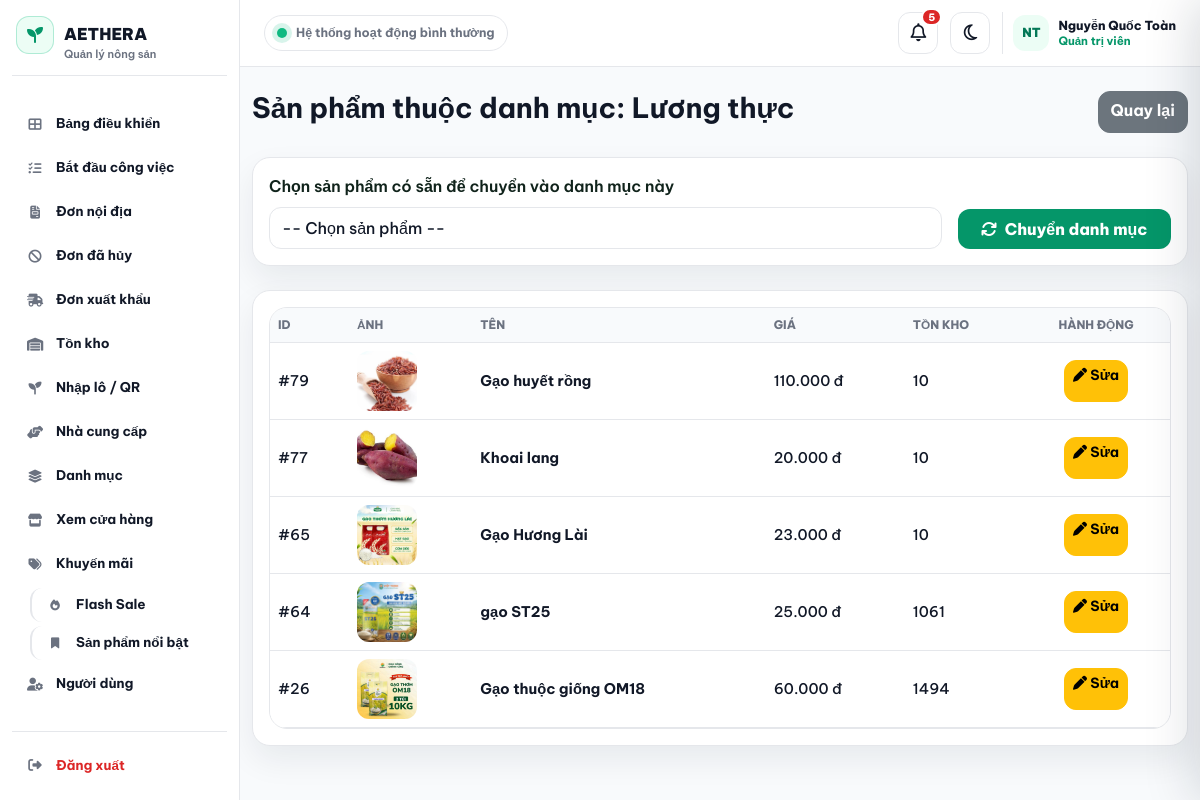
Screenshot of /admin/category_products/4 (signed in) with the database file from the repository.
### tables this page shows
CREATE TABLE `category` (
  `id` int NOT NULL AUTO_INCREMENT,
  `name` varchar(100) DEFAULT NULL,
  `description` text,
  PRIMARY KEY (`id`)
);

CREATE TABLE `product` (
  `id` int NOT NULL AUTO_INCREMENT,
  `name` varchar(100) DEFAULT NULL,
  `price` bigint DEFAULT NULL,
  `category_id` int DEFAULT NULL,
  `stock` int DEFAULT '0',
  `image` varchar(255) DEFAULT NULL,
  `description` text,
  `origin` varchar(255) DEFAULT NULL COMMENT 'Nguồn gốc',
  `supplier` varchar(150) DEFAULT NULL COMMENT 'Nhà cung cấp',
  `standard` varchar(100) DEFAULT NULL COMMENT 'Tiêu chuẩn (VietGAP...)',
  `harvest_date` date DEFAULT NULL COMMENT 'Ngày thu hoạch',
  `expiry_days` int DEFAULT '10' COMMENT 'Hạn sử dụng (số ngày)',
  `warehouse_address` text COMMENT 'Địa chỉ kho',
  `is_flash_sale` tinyint DEFAULT '0',
  `flash_discount` int DEFAULT '0',
  `is_featured` tinyint DEFAULT '0',
  PRIMARY KEY (`id`),
  KEY `category_id` (`category_id`),
  CONSTRAINT `product_ibfk_1` FOREIGN KEY (`category_id`) REFERENCES `category` (`id`)
);

### app/config/database.php (called while the page is built, shortened)
<?php
class Database {
    private $host = "localhost";
    private $db_name = "my_store";
    private $username = "root";
    private $password = "";
    public function getConnection(){
        $this->conn = null;
        try {
            $this->conn = new PDO(
                "mysql:host={$this->host};dbname={$this->db_name};charset=utf8mb4",
                $this->username,
                $this->password,
                [
                    PDO::MYSQL_ATTR_INIT_COMMAND => "SET NAMES utf8mb4 COLLATE utf8mb4_unicode_ci",
                ]
            );
            $this->conn->setAttribute(PDO::ATTR_ERRMODE, PDO::ERRMODE_EXCEPTION);
        } catch(PDOException $e){
            echo "Kết nối DB thất bại: " . $e->getMessage();
            exit;
        }
        return $this->conn;
    }
}
?>

### app/models/CategoryModel.php (called while the page is built, shortened)
<?php
class CategoryModel
{
    private $conn;
    public function __construct($db)
    {
        $this->conn = $db;
    }
    public function getCategoryById($id)
    {
        try {
           $query = "SELECT id, name, description FROM category WHERE id = :id LIMIT 1";
            $stmt = $this->conn->prepare($query);
            $stmt->execute(['id' => $id]);
            return $stmt->fetch(PDO::FETCH_OBJ);
        } catch (PDOException $e) {
            error_log("Lỗi getCategoryById: " . $e->getMessage());
            return null;
        }
    }
}
?>

### app/models/ProductModel.php (called while the page is built, shortened)
<?php
class ProductModel
{
    private $conn;
    private $table_name = "product";
    public function __construct($db)
    {
        $this->conn = $db;
        $this->ensureSupplyColumns();
    }
    private function ensureSupplyColumns(): void
    {
        $this->addColumnIfMissing('origin', "VARCHAR(255) DEFAULT NULL");
    }
    private function addColumnIfMissing(string $column, string $definition): void
    {
        try {
            $stmt = $this->conn->prepare("
                SELECT COUNT(*)
                FROM information_schema.COLUMNS
                WHERE TABLE_SCHEMA = DATABASE()
                  AND TABLE_NAME = ?
                  AND COLUMN_NAME = ?
            ");
            $stmt->execute([$this->table_name, $column]);
        } catch (Throwable $e) {
            error_log("Cannot add product marketing column {$column}: " . $e->getMessage());
        }
    }
    public function getProductsByCategory($categoryId)
    {
        try {
            $query = "
                SELECT p.*, c.name AS category_name
                FROM product p
                LEFT JOIN category c ON p.category_id = c.id
                WHERE p.category_id = :category_id
                ORDER BY p.id DESC
            ";
            $stmt = $this->conn->prepare($query);
            $stmt->execute([
                ':category_id' => $categoryId
            ]);
            return $stmt->fetchAll(PDO::FETCH_OBJ);
        } catch (PDOException $e) {
            error_log($e->getMessage());
            return [];
        }
    }
}

### app/views/admin/category_products.php (the view, shortened to what this page needs)
<?php
$productOptions = $productOptions ?? [];
?>
<div class="container py-4">
    <div class="d-flex justify-content-between align-items-center mb-4">
        <div>
            <h3 class="fw-bold">
                Sản phẩm thuộc danh mục:
                <?= htmlspecialchars($category->name) ?>
            </h3>
        </div>
        <a href="/webbanhang/admin/categories"
           class="btn btn-secondary">
            Quay lại
        </a>
    </div>
    <div class="card shadow-sm border-0 rounded-4 mb-4">
        <div class="card-body">
            <form method="POST" action="/webbanhang/admin/moveProductToCategory" class="row g-3 align-items-end">
                <div class="col-md-9">
                    <label class="form-label fw-bold">Chọn sản phẩm có sẵn để chuyển vào danh mục này</label>
                    <select name="product_id" class="form-select" required>
                        <option value="">-- Chọn sản phẩm --</option>
                    </select>
                </div>
                <div class="col-md-3">
                    <button class="btn btn-success w-100" type="submit" <?= empty($productOptions) ? 'disabled' : '' ?>>
                        <i class="fas fa-arrows-rotate me-1"></i>
                        Chuyển danh mục
                    </button>
                </div>
            </form>
        </div>
    </div>
    <div class="card shadow-sm border-0 rounded-4">
        <div class="card-body">
            <div class="table-responsive">
                <table class="table align-middle">
                    <thead>
                        <tr>
                            <th>ID</th>
                            <th>Ảnh</th>
                            <th>Tên</th>
                            <th>Giá</th>
                            <th>Tồn kho</th>
                            <th class="text-center">Hành động</th>
                        </tr>
                    </thead>
                    <tbody>
                        <?php if (!empty($products)): ?>
                            <?php foreach ($products as $product): ?>
                                <tr>
                                    <td>
                                        #<?= $product->id ?>
                                    </td>
                                    <td>
                                        <img src="/webbanhang/public/uploads/<?= htmlspecialchars($product->image) ?>"
                                             width="60"
                                             height="60"
                                             style="object-fit:cover;border-radius:12px;">
                                    </td>
                                    <td class="fw-bold">
                                        <?= htmlspecialchars($product->name) ?>
                                    </td>
                                    <td>
                                        <?= number_format($product->price, 0, ',', '.') ?> đ
                                    </td>
                                    <td>
                                        <?= (int)$product->stock ?>
                                    </td>
                                    <td class="text-center">
                                        <a href="/webbanhang/admin/edit/<?= $product->id ?>"
                                           class="btn btn-warning btn-sm">
                                            <i class="fas fa-pen"></i>
                                            Sửa
                                        </a>
                                    </td>
                                </tr>
                            <?php endforeach; ?>
                        <?php endif; ?>
                    </tbody>
                </table>
            </div>
        </div>
    </div>
</div>

### app/views/shares/header.php (style rules this page uses)
:root { --aethera-green: #00a86b; --aethera-green-dark: #007956; --aethera-soft: #e9fbf2; --aethera-bg: #f7f9fb; --aethera-border: #e5e7eb; --aethera-text: #111827; --aethera-muted: #64748b; --admin-sidebar-width: 260px; }
* { letter-spacing: 0; }
body { margin: 0; background: var(--aethera-bg); color: var(--aethera-text); font-family: 'Be Vietnam Pro', Arial, sans-serif; }
body.admin-shell-page { background: #fff !important; color: var(--aethera-text); }
.admin-shared-main > .container, .admin-shared-main > .container-fluid { max-width: 1120px; margin-left: auto; margin-right: auto; }

### rows the page displays
category: name "Lương thực"
product: id "79", image (picture), name "Gạo huyết rồng", price "110.000", stock "10"
product: id "77", image (picture), name "Khoai lang", price "20.000", stock "10"
product: id "65", image (picture), name "Gạo Hương Lài", price "23.000", stock "10"
product: id "64", image (picture), name "gạo ST25", price "25.000", stock "1061"
product: id "26", image (picture), name "Gạo thuộc giống OM18", price "60.000", stock "1494"

### other values shown
$item['label'] "Bảng điều khiển"
$item['label'] "Bắt đầu công việc"
$item['label'] "Đơn nội địa"
$item['label'] "Đơn đã hủy"
$item['label'] "Đơn xuất khẩu"
$item['label'] "Tồn kho"
$item['label'] "Nhập lô / QR"
$item['label'] "Nhà cung cấp"
$item['label'] "Danh mục"
$item['label'] "Xem cửa hàng"
$item['label'] "Khuyến mãi"
$item['label'] "Flash Sale"
$item['label'] "Sản phẩm nổi bật"
$item['label'] "Người dùng"
$adminNotificationTotal "5"
